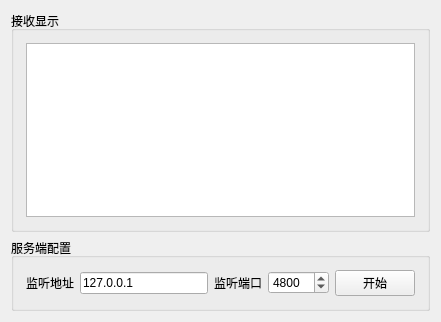
<?xml version="1.0" encoding="UTF-8"?>
<ui version="4.0">
  <class>UdpSocketServer</class>
  <widget class="QWidget" name="UdpSocketServer">
    <property name="geometry">
      <rect>
        <x>0</x>
        <y>0</y>
        <width>441</width>
        <height>322</height>
      </rect>
    </property>
    <property name="windowTitle">
      <string>UdpSocketServer</string>
    </property>
    <layout class="QGridLayout" name="gridLayout_3">
      <item row="0" column="0">
        <widget class="QGroupBox" name="groupBox_2">
          <property name="title">
            <string>接收显示</string>
          </property>
          <layout class="QGridLayout" name="gridLayout_2">
            <property name="leftMargin">
              <number>12</number>
            </property>
            <property name="topMargin">
              <number>12</number>
            </property>
            <property name="rightMargin">
              <number>12</number>
            </property>
            <property name="bottomMargin">
              <number>12</number>
            </property>
            <item row="0" column="0">
              <widget class="QTextBrowser" name="textBrowser" />
            </item>
          </layout>
        </widget>
      </item>
      <item row="1" column="0">
        <widget class="QGroupBox" name="groupBox_3">
          <property name="title">
            <string>服务端配置</string>
          </property>
          <layout class="QGridLayout" name="gridLayout">
            <property name="leftMargin">
              <number>12</number>
            </property>
            <property name="topMargin">
              <number>12</number>
            </property>
            <property name="rightMargin">
              <number>12</number>
            </property>
            <property name="bottomMargin">
              <number>12</number>
            </property>
            <item row="0" column="0">
              <widget class="QLabel" name="label">
                <property name="text">
                  <string>监听地址</string>
                </property>
              </widget>
            </item>
            <item row="0" column="1">
              <widget class="QLineEdit" name="lineEdit_ServerAddress">
                <property name="text">
                  <string>127.0.0.1</string>
                </property>
              </widget>
            </item>
            <item row="0" column="2">
              <widget class="QLabel" name="label_2">
                <property name="text">
                  <string>监听端口</string>
                </property>
              </widget>
            </item>
            <item row="0" column="3">
              <widget class="QSpinBox" name="spinBox_ServerPort">
                <property name="maximum">
                  <number>65535</number>
                </property>
                <property name="value">
                  <number>4800</number>
                </property>
              </widget>
            </item>
            <item row="0" column="4">
              <widget class="QPushButton" name="pushButton_ServerControl">
                <property name="text">
                  <string>开始</string>
                </property>
              </widget>
            </item>
          </layout>
        </widget>
      </item>
    </layout>
  </widget>
  <resources />
  <connections />
</ui>
